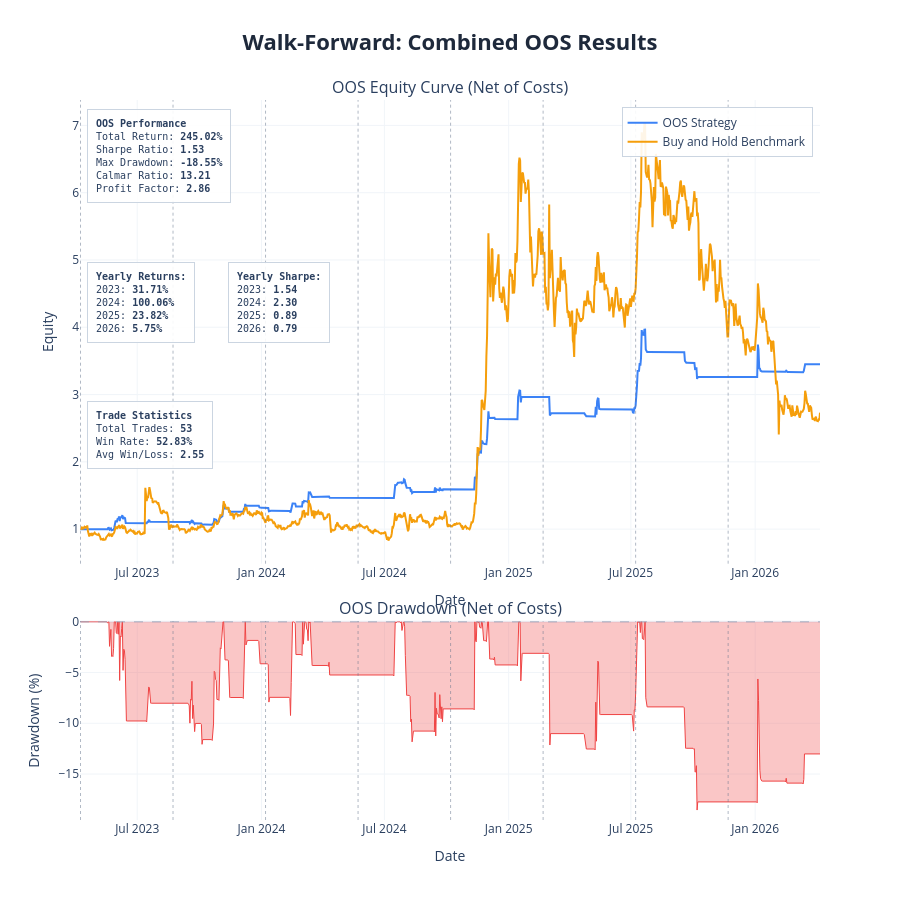

Here is the notebook cell this chart was saved with:
### Markdown cell above
---
## Results Charts and Cost Stress Test

| Parameter | Description | Default |
|---|---|---|
| `show_fold_perf` | IS vs OOS bars for return, Sharpe, drawdown per fold | `False` |
| `show_param_evol` | Parameter evolution across folds with ±1 std bands | `False` |
| `show_oos_equity` | Combined OOS equity curve + drawdown with fold boundaries | `True` |
| `show_trades` | Overlay entry/exit markers on OOS equity chart | `False` |
| `benchmark_data` | DataFrame with `Close` column for buy & hold comparison | `None` |
| `save_html_dir` | Directory path to save charts as HTML files, or `None` | `None` |

**Cost Stress Test:** re-run the combined OOS backtest at 1×, 1.5×, 2×, 3× the base cost. Fragile strategies collapse; robust ones degrade gradually.

### Code cell
plot_walk_forward_results(
    results          = results,
    param_defs       = PARAM_DEFS,
    fixed_params     = FIXED_PARAMS,
    benchmark_data   = df,
    show             = True,
    save_html_dir    = None,
    show_fold_perf   = False,   # IS vs OOS bars by fold
    show_param_evol  = False,   # parameter evolution across folds
    show_oos_equity  = True,   # combined OOS equity curve
    show_trades      = False,  # trade markers on OOS equity chart
)

# ── transaction cost stress test ──────────────────────────────────────────

if results['oos_combined_df'] is not None:
    cost_df = cost_stress_test(
        oos_combined_df  = results['oos_combined_df'],
        cost_multipliers = (1.0, 1.5, 2.0, 3.0),
        base_cost        = COST,
    )
else:
    print('No combined OOS dataframe — skip cost stress test')

### Figure 1 — Plotly figure (JSON) as saved in the notebook; plotly's stock layout.template omitted (floating-point values rounded to 4 significant figures; data arrays with more than 128 entries replaced by an {"elided": "..."} marker saying what was removed)
{"data": [{"hovertemplate": "<b>OOS Strategy</b><br>Date: %{x}<br>Equity: %{y:.4f}<extra></extra>", "line": {"color": "#3b82f6", "width": 2}, "mode": "lines", "name": "OOS Strategy", "type": "scatter", "x": {"elided": "1096 str values"}, "xaxis": "x", "y": {"elided": "1096 float values"}, "yaxis": "y"}, {"hovertemplate": "<b>Buy and Hold Benchmark</b><br>Date: %{x}<br>Equity: %{y:.4f}<extra></extra>", "line": {"color": "#f59e0b", "width": 2}, "mode": "lines", "name": "Buy and Hold Benchmark", "type": "scatter", "x": {"elided": "1096 str values"}, "xaxis": "x", "y": {"elided": "1096 float values"}, "yaxis": "y"}, {"fill": "tozeroy", "fillcolor": "rgba(239, 68, 68, 0.3)", "hovertemplate": "<b>Drawdown</b><br>Date: %{x}<br>%{y:.2f}%<extra></extra>", "line": {"color": "#ef4444", "width": 1}, "mode": "lines", "name": "Drawdown", "showlegend": false, "type": "scatter", "x": {"elided": "1096 str values"}, "xaxis": "x2", "y": {"elided": "1096 float values"}, "yaxis": "y2"}], "layout": {"annotations": [{"font": {"size": 16}, "showarrow": false, "text": "OOS Equity Curve (Net of Costs)", "x": 0.5, "xanchor": "center", "xref": "paper", "y": 1, "yanchor": "bottom", "yref": "paper"}, {"font": {"size": 16}, "showarrow": false, "text": "OOS Drawdown (Net of Costs)", "x": 0.5, "xanchor": "center", "xref": "paper", "y": 0.276, "yanchor": "bottom", "yref": "paper"}, {"align": "left", "bgcolor": "rgba(255, 255, 255, 0.9)", "bordercolor": "#cbd5e1", "borderpad": 8, "borderwidth": 1, "font": {"family": "monospace", "size": 10}, "showarrow": false, "text": "<b>OOS Performance</b><br>Total Return: <b>245.02%</b><br>Sharpe Ratio: <b>1.53</b><br>Max Drawdown: <b>-18.55%</b><br>Calmar Ratio: <b>13.21</b><br>Profit Factor: <b>2.86</b>", "x": 0.01, "xanchor": "left", "xref": "x domain", "y": 0.98, "yanchor": "top", "yref": "y domain"}, {"align": "left", "bgcolor": "rgba(255, 255, 255, 0.9)", "bordercolor": "#cbd5e1", "borderpad": 8, "borderwidth": 1, "font": {"family": "monospace", "size": 10}, "showarrow": false, "text": "<b>Yearly Returns:</b><br>2023: <b>31.71%</b><br>2024: <b>100.06%</b><br>2025: <b>23.82%</b><br>2026: <b>5.75%</b><br>", "x": 0.01, "xanchor": "left", "xref": "x domain", "y": 0.65, "yanchor": "top", "yref": "y domain"}, {"align": "left", "bgcolor": "rgba(255, 255, 255, 0.9)", "bordercolor": "#cbd5e1", "borderpad": 8, "borderwidth": 1, "font": {"family": "monospace", "size": 10}, "showarrow": false, "text": "<b>Yearly Sharpe:</b><br>2023: <b>1.54</b><br>2024: <b>2.30</b><br>2025: <b>0.89</b><br>2026: <b>0.79</b><br>", "x": 0.2, "xanchor": "left", "xref": "x domain", "y": 0.65, "yanchor": "top", "yref": "y domain"}, {"align": "left", "bgcolor": "rgba(255, 255, 255, 0.9)", "bordercolor": "#cbd5e1", "borderpad": 8, "borderwidth": 1, "font": {"family": "monospace", "size": 10}, "showarrow": false, "text": "<b>Trade Statistics</b><br>Total Trades: <b>53</b><br>Win Rate: <b>52.83%</b><br>Avg Win/Loss: <b>2.55</b>", "x": 0.01, "xanchor": "left", "xref": "x domain", "y": 0.35, "yanchor": "top", "yref": "y domain"}], "height": 900, "hovermode": "x unified", "legend": {"bgcolor": "rgba(255, 255, 255, 0.9)", "bordercolor": "#cbd5e1", "borderwidth": 1, "x": 0.99, "xanchor": "right", "y": 0.99, "yanchor": "top"}, "shapes": [{"line": {"color": "#94a3b8", "dash": "dash", "width": 1}, "type": "line", "x0": 0, "x1": 1, "xref": "x2 domain", "y0": 0, "y1": 0, "yref": "y2"}, {"line": {"color": "rgba(100,116,139,0.5)", "dash": "dot", "width": 1}, "type": "line", "x0": "2023-04-08 00:00:00", "x1": "2023-04-08 00:00:00", "xref": "x", "y0": 0, "y1": 1, "yref": "y domain"}, {"line": {"color": "rgba(100,116,139,0.5)", "dash": "dot", "width": 1}, "type": "line", "x0": "2023-04-08 00:00:00", "x1": "2023-04-08 00:00:00", "xref": "x2", "y0": 0, "y1": 1, "yref": "y2 domain"}, {"line": {"color": "rgba(100,116,139,0.5)", "dash": "dot", "width": 1}, "type": "line", "x0": "2023-08-23 00:00:00", "x1": "2023-08-23 00:00:00", "xref": "x", "y0": 0, "y1": 1, "yref": "y domain"}, {"line": {"color": "rgba(100,116,139,0.5)", "dash": "dot", "width": 1}, "type": "line", "x0": "2023-08-23 00:00:00", "x1": "2023-08-23 00:00:00", "xref": "x2", "y0": 0, "y1": 1, "yref": "y2 domain"}, {"line": {"color": "rgba(100,116,139,0.5)", "dash": "dot", "width": 1}, "type": "line", "x0": "2024-01-07 00:00:00", "x1": "2024-01-07 00:00:00", "xref": "x", "y0": 0, "y1": 1, "yref": "y domain"}, {"line": {"color": "rgba(100,116,139,0.5)", "dash": "dot", "width": 1}, "type": "line", "x0": "2024-01-07 00:00:00", "x1": "2024-01-07 00:00:00", "xref": "x2", "y0": 0, "y1": 1, "yref": "y2 domain"}, {"line": {"color": "rgba(100,116,139,0.5)", "dash": "dot", "width": 1}, "type": "line", "x0": "2024-05-23 00:00:00", "x1": "2024-05-23 00:00:00", "xref": "x", "y0": 0, "y1": 1, "yref": "y domain"}, {"line": {"color": "rgba(100,116,139,0.5)", "dash": "dot", "width": 1}, "type": "line", "x0": "2024-05-23 00:00:00", "x1": "2024-05-23 00:00:00", "xref": "x2", "y0": 0, "y1": 1, "yref": "y2 domain"}, {"line": {"color": "rgba(100,116,139,0.5)", "dash": "dot", "width": 1}, "type": "line", "x0": "2024-10-07 00:00:00", "x1": "2024-10-07 00:00:00", "xref": "x", "y0": 0, "y1": 1, "yref": "y domain"}, {"line": {"color": "rgba(100,116,139,0.5)", "dash": "dot", "width": 1}, "type": "line", "x0": "2024-10-07 00:00:00", "x1": "2024-10-07 00:00:00", "xref": "x2", "y0": 0, "y1": 1, "yref": "y2 domain"}, {"line": {"color": "rgba(100,116,139,0.5)", "dash": "dot", "width": 1}, "type": "line", "x0": "2025-02-21 00:00:00", "x1": "2025-02-21 00:00:00", "xref": "x", "y0": 0, "y1": 1, "yref": "y domain"}, {"line": {"color": "rgba(100,116,139,0.5)", "dash": "dot", "width": 1}, "type": "line", "x0": "2025-02-21 00:00:00", "x1": "2025-02-21 00:00:00", "xref": "x2", "y0": 0, "y1": 1, "yref": "y2 domain"}, {"line": {"color": "rgba(100,116,139,0.5)", "dash": "dot", "width": 1}, "type": "line", "x0": "2025-07-08 00:00:00", "x1": "2025-07-08 00:00:00", "xref": "x", "y0": 0, "y1": 1, "yref": "y domain"}, {"line": {"color": "rgba(100,116,139,0.5)", "dash": "dot", "width": 1}, "type": "line", "x0": "2025-07-08 00:00:00", "x1": "2025-07-08 00:00:00", "xref": "x2", "y0": 0, "y1": 1, "yref": "y2 domain"}, {"line": {"color": "rgba(100,116,139,0.5)", "dash": "dot", "width": 1}, "type": "line", "x0": "2025-11-22 00:00:00", "x1": "2025-11-22 00:00:00", "xref": "x", "y0": 0, "y1": 1, "yref": "y domain"}, {"line": {"color": "rgba(100,116,139,0.5)", "dash": "dot", "width": 1}, "type": "line", "x0": "2025-11-22 00:00:00", "x1": "2025-11-22 00:00:00", "xref": "x2", "y0": 0, "y1": 1, "yref": "y2 domain"}], "showlegend": true, "title": {"font": {"color": "#1E293B", "size": 22}, "text": "<b>Walk-Forward: Combined OOS Results</b>", "x": 0.5, "xanchor": "center"}, "xaxis": {"anchor": "y", "domain": [0, 1], "gridcolor": "#f1f5f9", "gridwidth": 1, "showgrid": true, "title": {"text": "Date"}}, "xaxis2": {"anchor": "y2", "domain": [0, 1], "gridcolor": "#f1f5f9", "gridwidth": 1, "showgrid": true, "title": {"text": "Date"}}, "yaxis": {"anchor": "x", "domain": [0.356, 1], "gridcolor": "#f1f5f9", "gridwidth": 1, "showgrid": true, "title": {"text": "Equity"}}, "yaxis2": {"anchor": "x2", "domain": [0, 0.276], "gridcolor": "#f1f5f9", "gridwidth": 1, "showgrid": true, "title": {"text": "Drawdown (%)"}}}}
